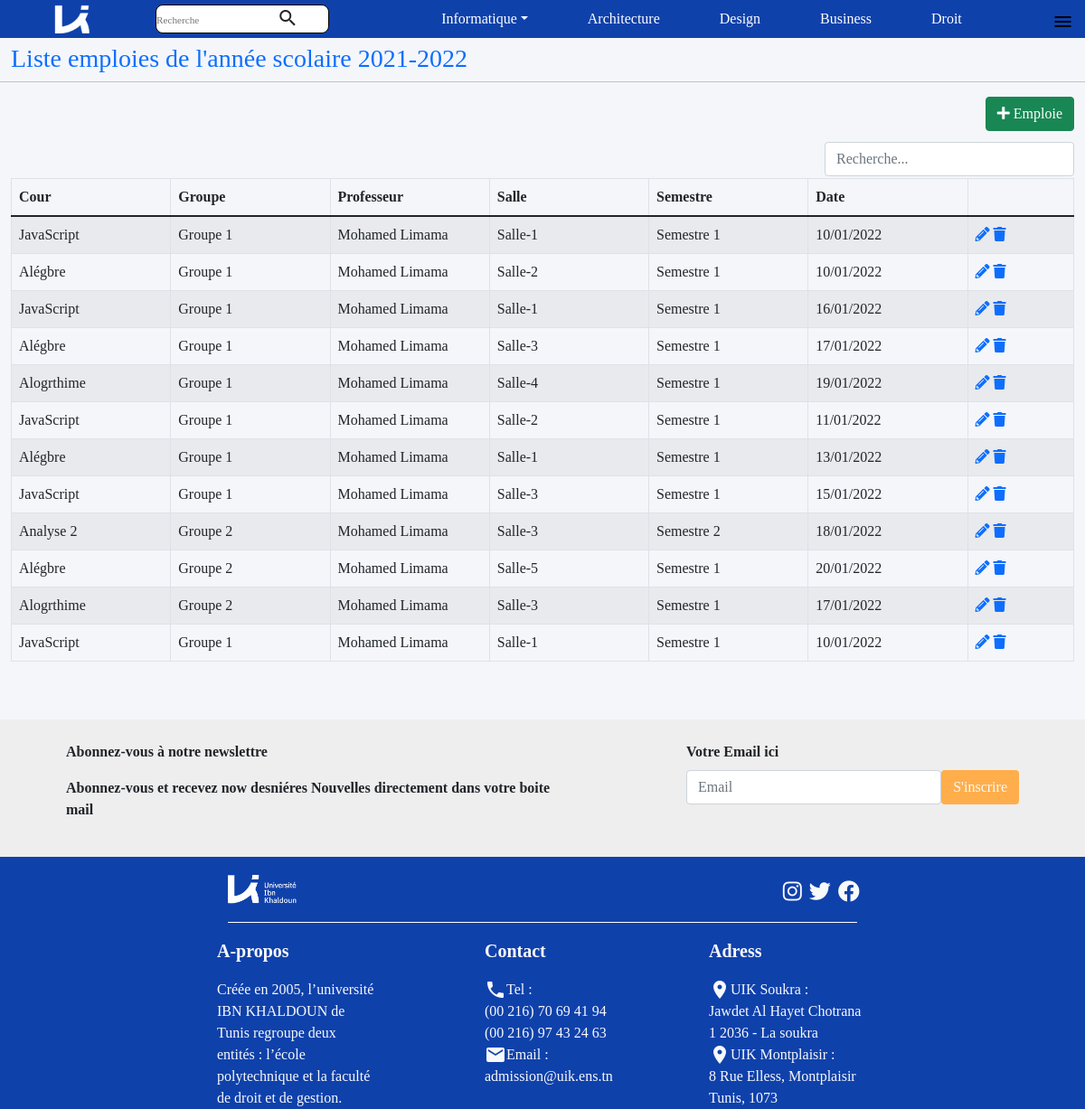
/dist/pages/listEmploieScol.php, run on the app's committed database.
### tables this page shows
CREATE TABLE `annee_scolaire` (
  `id` int(11) NOT NULL,
  `annee_scolaire` varchar(100) NOT NULL,
  `actif` tinyint(1) NOT NULL DEFAULT 0
);

CREATE TABLE `cour_salle` (
  `id` int(11) NOT NULL,
  `id_cour` int(11) DEFAULT NULL,
  `id_salle` int(11) DEFAULT NULL,
  `dt_cour` date DEFAULT NULL
);

### dist/pages/listEmploieScol.php (the view, shortened to what this page needs)
<?php
include("../config.php");
$anneeScolaire = "";
if ($result =  mysqli_query($conn, "select * from annee_scolaire where actif = '1'")) {
    while ($row = mysqli_fetch_array($result)) {
        $anneeScolaire = $row['annee_scolaire'];
    }
}
?>
<!DOCTYPE html>
<html lang="en">
<head>
    <link rel="stylesheet" href="../css/main.css">
    <link rel="stylesheet" href="https://use.fontawesome.com/releases/v5.15.4/css/all.css">
</head>
<body>
    <?php include("../header/head.php"); ?>
    <main>
        <div class="wrapper">
            <div class="container-fluid">
                <br><br>
                <div class="row">
                    <div class="col-md-10">
                        <h3 class="pull-left" style="color: #0d6efd;">Liste emploies de l'année scolaire <?php echo $anneeScolaire; ?></h3>
                    </div>
                    <hr>
                    <div class="form-group" align="right" style="padding-bottom: 1%;">
                        <a href="ajoutEtuidSocl.php" class="btn btn-success"><i class="fa fa-plus"></i> Emploie</a>
                    </div>
                </div>
                <div class="row" style="padding-bottom: 2px;">
                    <div class="col-md-9"></div>
                    <div class="col-md-3" align="right">
                        <input type="text" id="inputSearch" onkeyup="tableSearch()" placeholder="Recherche..." class="form-control">
                    </div>
                </div>
                <div class="col-md-12">
                    <table class="table table-bordered table-striped" id="table">
                        <thead>
                            <tr>
                                <th style='width: 15%;'>Cour</th>
                                <th style='width: 15%;'>Groupe</th>
                                <th style='width: 15%;'>Professeur</th>
                                <th style='width: 15%;'>Salle</th>
                                <th style='width: 15%;'>Semestre</th>
                                <th style='width: 15%;'>Date</th>
                                <th style='width: 10%;'></th>
                            </tr>
                        </thead>
                        <tbody>
                            <?php
                            if ($result =  mysqli_query($conn, "select * from v_cour_salle order by id asc")) {
                                if (mysqli_num_rows($result) > 0) {
                                    while ($row = mysqli_fetch_array($result)) {
                                        echo "<tr>";
                                        echo "<td>" . $row['cour_libelle'] ."</td>";
                                        echo "<td>" . $row['libelle_niveau']." ".$row['groupe_libelle'] ."</td>";
                                        echo "<td>" . $row['prenom']." ".$row['nom'] ."</td>";
                                        echo "<td>" . $row['salle_libelle'] ."</td>";
                                        echo "<td>" . $row['semestre_libelle'] ."</td>";
                                        echo "<td>" . date("d/m/Y", strtotime($row['dt_cour'])) ."</td>";
                                        echo "<td>";
                                        echo '<a href="editEtuidSocl.php?id=' . $row['id'] . '" class="mr-3" title="Update Record" data-toggle="tooltip"><span class="fa fa-pencil-alt" style="color: #0d6efd;"></span>  </a>';
                                        echo '<a href="deleteEtuidSocl.php?id=' . $row['id'] . '" title="Delete Record" data-toggle="tooltip"><span class="fa fa-trash" style="color: #0d6efd;"></span></a>';
                                        echo "</td>";
                                        echo "</tr>";
                                    }
                                }
                            }
                            ?>
                        </tbody>
                    </table>
                </div>
            </div>
        </div>
    </main>
    <br><br>
    <?php include("../header/footer.php"); ?>
</body>
</html>

### dist/header/head.php (shortened to what this page needs)
<header>
  <div class="row nav fixed-top" id="nav2">
    <nav class="navbar navbar-expand-md " id="nav">
      <div class="container-fluid">
        <a href="index.html" class="ms-5"><img src="../../img/logo3.png" class="navbar-brand img-fluid" style="width:6rem;"></a>
        <form class="d-flex">
          <input type="search" class="search2 input-group " placeholder="Recherche">
          <span class="material-icons srch">
          </span>
        </form>
        <ul class="navbar-nav nav_list">
          <li class="nav-item dropdown">
            <a class="nav-link dropdown-toggle" href="#" id="Info" role="button" data-toggle="dropdown" aria-haspopup="true" aria-expanded="false">
              Informatique</a>
          </li>
          <li class="nav-item active">
            <a href="Architecture" class="nav-link">Architecture</a>
          </li>
          <li class="nav-item">
            <a href="Design" class="nav-link">Design</a>
          </li>
          <li class="nav-item">
            <a href="business" class="nav-link">Business</a>
          </li>
          <li class="nav-item">
            <a href="droit" class="nav-link">Droit </a>
          </li>
          <li class="nav-item">
            <div id="burger"><span class="menu_btn"><span id="br_btn" class=" material-icons">
                </span></span>
            </div>
          </li>
        </ul>
      </div>
    </nav>
  </div>
</header>

### dist/header/footer.php
<div class="row newletter p-4 jusify-content-center justify-content-around">
  <div class="col-md-6">
    <p class="fw-bold">Abonnez-vous à notre newslettre</p>
    <p class="fw-bold">Abonnez-vous et recevez now desniéres Nouvelles directement dans votre boite mail</p>
  </div>
  <div class="col-md-4  ">
    <label for="newslettre" class="fw-bold mb-2">Votre Email ici</label>
    <form class="form-group d-flex">
      <input class="form-control" placeholder="Email" type="text">
      <input type="submit" class=" btn btn-news text-light" value="S'inscrire">
    </form>
  </div>
</div>
<div class="container-fluid footer">
  <div class="row fhead mb-3 justify-content-around justify-content-center align-items-center">
    <div class="col-sm-1 ">
      <img src="../../img/logo.png" class="img-fluid logo" style="width:6rem;">
    </div>
    <div class="col-sm-2 socials">
      <i class="fab fa-instagram text-light" style="font-size:1.5rem;"></i>
      <i class="fab fa-twitter text-light" style="font-size:1.5rem;"></i>
      <i class="fab fa-facebook text-light" style="font-size:1.5rem;"></i>
    </div>
  </div>
  <div class="row justify-content-center ">
    <div class="col-md-2 me-5">
      <p class="fw-bold text-light fs-5">A-propos</p>
      <span class="fw-medium text-light">Créée en 2005, l’université
        IBN KHALDOUN de Tunis
        regroupe deux entités : l’école
        polytechnique et la faculté de
        droit et de gestion.</span>
    </div>
    <div class="col-md-2 ms-5">
      <p class="fw-bold text-light fs-5">Contact</p>
      <span class="text-light d-flex"><span class="material-icons">phone</span>Tel :</span>
      <span class="text-light">(00 216) 70 69 41 94</span><br>
      <span class="text-light">(00 216) 97 43 24 63 </span><br>
      <span class="text-light d-flex"><span class="material-icons">mail</span>Email :</span>
      <span class="text-light">admission@uik.ens.tn</span>
    </div>
    <div class="col-md-2 ms-5">
      <p class="fw-bold text-light fs-5">Adress</p>
      <span class="text-light d-flex"><span class="material-icons">location_on</span>UIK Soukra : </span>
      <span class="text-light">Jawdet Al Hayet Chotrana 1
        2036 - La soukra</span><br>
      <span class="text-light d-flex"><span class="material-icons">location_on</span>UIK Montplaisir : </span>
      <span class="text-light">8 Rue Elless, Montplaisir
        Tunis, 1073</span><br>
    </div>
  </div>
</div>

### data on the page
annee_scolaire: annee_scolaire "2021-2022"
cour_salle: cour_libelle "JavaScript", groupe_libelle "Groupe 1", prenom "Mohamed", nom "Limama", salle_libelle "Salle-1", semestre_libelle "Semestre 1", dt_cour "10/01/2022"
cour_salle: cour_libelle "Alégbre", groupe_libelle "Groupe 1", prenom "Mohamed", nom "Limama", salle_libelle "Salle-2", semestre_libelle "Semestre 1", dt_cour "10/01/2022"
cour_salle: cour_libelle "JavaScript", groupe_libelle "Groupe 1", prenom "Mohamed", nom "Limama", salle_libelle "Salle-1", semestre_libelle "Semestre 1", dt_cour "16/01/2022"
cour_salle: cour_libelle "Alégbre", groupe_libelle "Groupe 1", prenom "Mohamed", nom "Limama", salle_libelle "Salle-3", semestre_libelle "Semestre 1", dt_cour "17/01/2022"
cour_salle: cour_libelle "Alogrthime", groupe_libelle "Groupe 1", prenom "Mohamed", nom "Limama", salle_libelle "Salle-4", semestre_libelle "Semestre 1", dt_cour "19/01/2022"
cour_salle: cour_libelle "JavaScript", groupe_libelle "Groupe 1", prenom "Mohamed", nom "Limama", salle_libelle "Salle-2", semestre_libelle "Semestre 1", dt_cour "11/01/2022"
cour_salle: cour_libelle "Alégbre", groupe_libelle "Groupe 1", prenom "Mohamed", nom "Limama", salle_libelle "Salle-1", semestre_libelle "Semestre 1", dt_cour "13/01/2022"
cour_salle: cour_libelle "JavaScript", groupe_libelle "Groupe 1", prenom "Mohamed", nom "Limama", salle_libelle "Salle-3", semestre_libelle "Semestre 1", dt_cour "15/01/2022"
cour_salle: cour_libelle "Analyse 2", groupe_libelle "Groupe 2", prenom "Mohamed", nom "Limama", salle_libelle "Salle-3", semestre_libelle "Semestre 2", dt_cour "18/01/2022"
cour_salle: cour_libelle "Alégbre", groupe_libelle "Groupe 2", prenom "Mohamed", nom "Limama", salle_libelle "Salle-5", semestre_libelle "Semestre 1", dt_cour "20/01/2022"
cour_salle: cour_libelle "Alogrthime", groupe_libelle "Groupe 2", prenom "Mohamed", nom "Limama", salle_libelle "Salle-3", semestre_libelle "Semestre 1", dt_cour "17/01/2022"
cour_salle: cour_libelle "JavaScript", groupe_libelle "Groupe 1", prenom "Mohamed", nom "Limama", salle_libelle "Salle-1", semestre_libelle "Semestre 1", dt_cour "10/01/2022"
